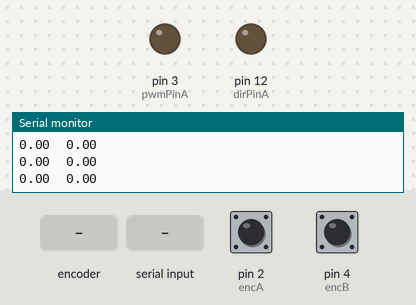
Simulated run of this sketch. Board: Arduino Uno, built with avr-gcc and run on an emulated ATmega328P. On the bench: output pins drawn as LEDs (lit = HIGH), the last lines printed to the serial monitor. The inputs (shaded band) are chosen by the test bench; at power-on: pin 2 (encA) HIGH, pin 4 (encB) HIGH.

Above: at 1.2 s.
1.3 s: rotary encoder on pin 2 (encA) / pin 4 (encB) turned 2 steps (second pin leading)
At 2.6 s:
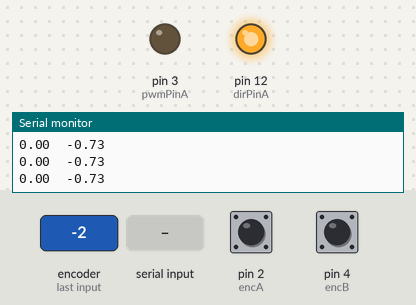
3.2 s: "2" received over Serial
At 4.1 s:
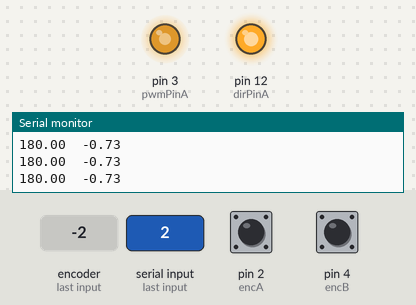
4.7 s: "3" received over Serial
At 5.3 s:
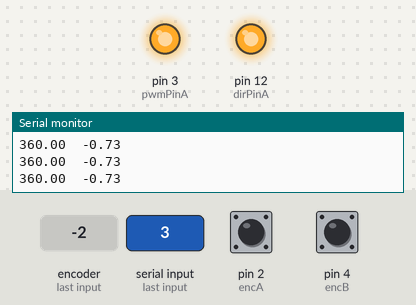
6.2 s: "1" received over Serial
At 7.4 s:
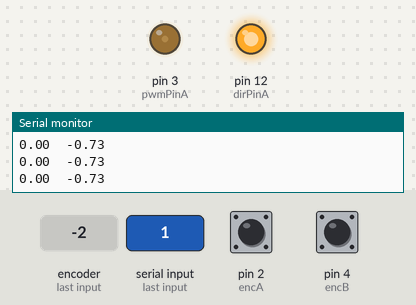
7.7 s: rotary encoder on pin 2 (encA) / pin 4 (encB) turned 3 steps (first pin leading)
At 9.4 s:
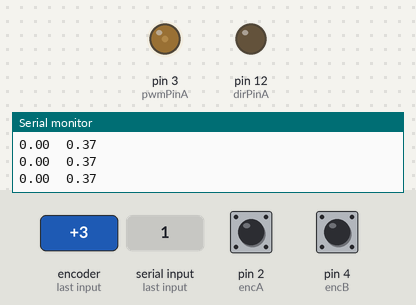
Timing chart, 0 to 10.8 s (numbered marks = the images above; inputs shaded):
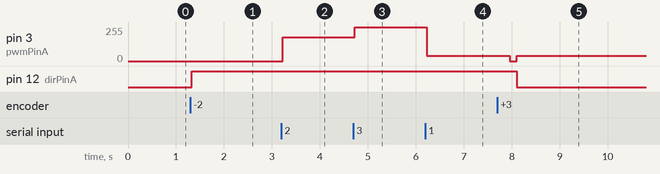

Measured:
- after the input at 1.3 s, pin 12 (dirPinA): LOW → HIGH at once
- after the input at 3.2 s, pin 3 (pwmPinA): 0/255 → 180/255 at once
- after the input at 4.7 s, pin 3 (pwmPinA): 180/255 → 255/255 at once
- after the input at 6.2 s, pin 3 (pwmPinA): 255/255 → 40/255 at once
- after the input at 7.7 s, pin 3 (pwmPinA): 40/255 → 0/255 after 0.26 s, → 40/255 0.15 s later; pin 12 (dirPinA): HIGH → LOW after 0.41 s

The sketch:

03_PID_pos_test.ino
```cpp
#include <PID_v1.h>

float pulses;
int pulsesChanged;
int encA = 2;   // blue wire
int encB = 4;
int dirPinA = 12, pwmPinA = 3;
float ang = 0.0, rev = 0.0;
int stop_flag = 0;
int out_low = 40;

double Setpoint = 0.0, Input = 0.0, Output = 0.0;

// ***** TUNE THREE VALUES BELOW ***** //
float Kp = 1.0;
float Ki = 0.0;
float Kd = 0.0;

PID myPID(&Input, &Output, &Setpoint, Kp, Ki, Kd, DIRECT);

void setup() {
  Serial.begin(9600);
  pinMode(encA, INPUT_PULLUP);
  pinMode(encB, INPUT_PULLUP);

  attachInterrupt(0, A_CHANGE, CHANGE);

  pinMode(dirPinA, OUTPUT);
  pinMode(pwmPinA, OUTPUT);
  digitalWrite(dirPinA, 0);
  digitalWrite(pwmPinA, 0);

  myPID.SetMode(AUTOMATIC);
  myPID.SetSampleTime(10);
  myPID.SetOutputLimits(-255, 255);

  Serial.print(Setpoint);
  Serial.print("\t");
  Serial.println(ang);
}

void loop() {
  ang = pulses / 1960 * 360;
  Input = ang;
  myPID.Compute();

  if (Output > 0) {
    if (Output < out_low)  Output = out_low;
    digitalWrite(dirPinA, 1);
  }
  else if (Output < 0) {
    if (Output > -out_low) Output = -out_low;
    digitalWrite(dirPinA, 0);
  }

  if (stop_flag != 0)  analogWrite(pwmPinA, abs(int(Output)));
  else  analogWrite(pwmPinA, 0);

  char a = Serial.read();
  if (a == '1') {
    stop_flag = 1;
    Setpoint = 0.0;
  }
  else if (a == '2') {
    stop_flag = 1;
    Setpoint = 180.0;
  }
  else if (a == '3') {
    stop_flag = 1;
    Setpoint = 360.0;
  }
  else if (a == '4') {
    stop_flag = 0;
  }

  Serial.print(Setpoint);
  Serial.print("\t");
  Serial.println(ang);

  delay(10);
}

void A_CHANGE() {
  if ( digitalRead(encB) == 0 ) {
    if ( digitalRead(encA) == 0 ) {
      // A fall, B is low
      pulses--; // Moving CCW
    } else {
      // A rise, B is low
      pulses++; // Moving CW
    }
  } else {
    if ( digitalRead(encA) == 0 ) {
      // A fall, B is high
      pulses++; // Moving CW
    } else {
      // A rise, B is high
      pulses--; // Moving CCW
    }
  }
  //pulsesChanged = 1;
}
```
